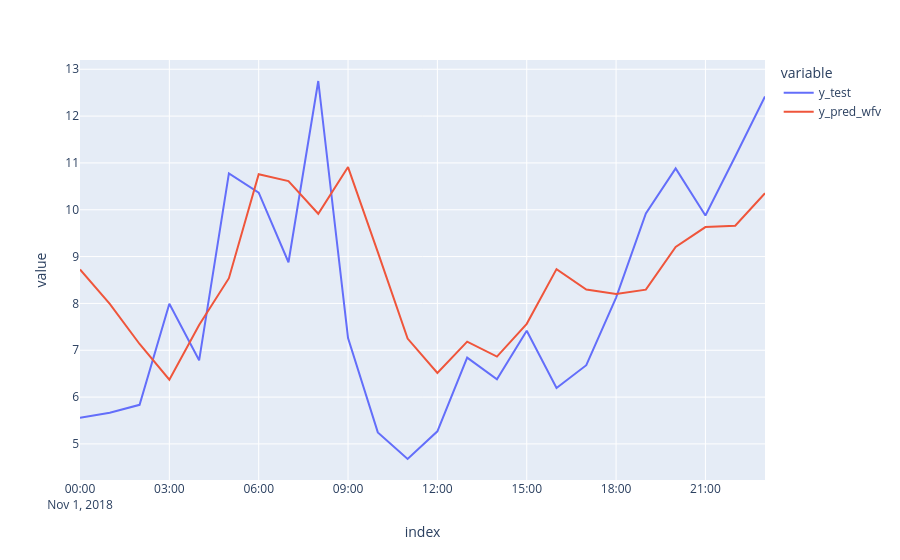

Notebook code for this chart:
### Markdown cell above
**Task 3.4.14:** First, generate the list of training predictions for your model. Next, create a DataFrame `df_predictions` with the true values `y_test` and your predictions `y_pred_wfv` (don't forget the index). Finally, plot `df_predictions` using plotly express. Make sure that the y-axis is labeled `"P2"`. 

- [<span id='technique'>Generate in-sample predictions for a model in <span id='tool'>statsmodels.](../%40textbook/18-ts-models.ipynb#Iterating)
- [<span id='technique'>Create a DataFrame from a dictionary using <span id='tool'>pandas.](../%40textbook/03-pandas-getting-started.ipynb#Working-with-DataFrames)
- [<span id='technique'>Create a line plot in <span id='tool'>pandas.](../%40textbook/07-visualization-pandas.ipynb#Line-Plots)

### Code cell
df_predictions = pd.DataFrame({"y_test": y_test, "y_pred_wfv": y_pred_wfv})
fig = px.line(df_predictions, labels={"Value": "PM2.5"})
fig.show()

### Figure 1 — Plotly figure (JSON) as saved in the notebook; plotly's stock layout.template omitted (floating-point values rounded to 4 significant figures)
{"data": [{"hovertemplate": "variable=y_test<br>index=%{x}<br>value=%{y}<extra></extra>", "legendgroup": "y_test", "line": {"color": "#636efa", "dash": "solid"}, "marker": {"symbol": "circle"}, "mode": "lines", "name": "y_test", "orientation": "v", "showlegend": true, "type": "scatter", "x": ["2018-11-01T00:00:00+03:00", "2018-11-01T01:00:00+03:00", "2018-11-01T02:00:00+03:00", "2018-11-01T03:00:00+03:00", "2018-11-01T04:00:00+03:00", "2018-11-01T05:00:00+03:00", "2018-11-01T06:00:00+03:00", "2018-11-01T07:00:00+03:00", "2018-11-01T08:00:00+03:00", "2018-11-01T09:00:00+03:00", "2018-11-01T10:00:00+03:00", "2018-11-01T11:00:00+03:00", "2018-11-01T12:00:00+03:00", "2018-11-01T13:00:00+03:00", "2018-11-01T14:00:00+03:00", "2018-11-01T15:00:00+03:00", "2018-11-01T16:00:00+03:00", "2018-11-01T17:00:00+03:00", "2018-11-01T18:00:00+03:00", "2018-11-01T19:00:00+03:00", "2018-11-01T20:00:00+03:00", "2018-11-01T21:00:00+03:00", "2018-11-01T22:00:00+03:00", "2018-11-01T23:00:00+03:00"], "xaxis": "x", "y": [5.556, 5.664, 5.835, 7.992, 6.785, 10.78, 10.37, 8.879, 12.75, 7.26, 5.246, 4.678, 5.269, 6.843, 6.381, 7.418, 6.193, 6.681, 8.124, 9.923, 10.88, 9.877, 11.14, 12.42], "yaxis": "y"}, {"hovertemplate": "variable=y_pred_wfv<br>index=%{x}<br>value=%{y}<extra></extra>", "legendgroup": "y_pred_wfv", "line": {"color": "#EF553B", "dash": "solid"}, "marker": {"symbol": "circle"}, "mode": "lines", "name": "y_pred_wfv", "orientation": "v", "showlegend": true, "type": "scatter", "x": ["2018-11-01T00:00:00+03:00", "2018-11-01T01:00:00+03:00", "2018-11-01T02:00:00+03:00", "2018-11-01T03:00:00+03:00", "2018-11-01T04:00:00+03:00", "2018-11-01T05:00:00+03:00", "2018-11-01T06:00:00+03:00", "2018-11-01T07:00:00+03:00", "2018-11-01T08:00:00+03:00", "2018-11-01T09:00:00+03:00", "2018-11-01T10:00:00+03:00", "2018-11-01T11:00:00+03:00", "2018-11-01T12:00:00+03:00", "2018-11-01T13:00:00+03:00", "2018-11-01T14:00:00+03:00", "2018-11-01T15:00:00+03:00", "2018-11-01T16:00:00+03:00", "2018-11-01T17:00:00+03:00", "2018-11-01T18:00:00+03:00", "2018-11-01T19:00:00+03:00", "2018-11-01T20:00:00+03:00", "2018-11-01T21:00:00+03:00", "2018-11-01T22:00:00+03:00", "2018-11-01T23:00:00+03:00"], "xaxis": "x", "y": [8.726, 7.989, 7.134, 6.372, 7.54, 8.539, 10.76, 10.61, 9.914, 10.91, 9.094, 7.25, 6.516, 7.184, 6.864, 7.564, 8.732, 8.296, 8.199, 8.294, 9.205, 9.63, 9.659, 10.35], "yaxis": "y"}], "layout": {"legend": {"title": {"text": "variable"}, "tracegroupgap": 0}, "margin": {"t": 60}, "xaxis": {"anchor": "y", "domain": [0, 1], "title": {"text": "index"}}, "yaxis": {"anchor": "x", "domain": [0, 1], "title": {"text": "value"}}}}
